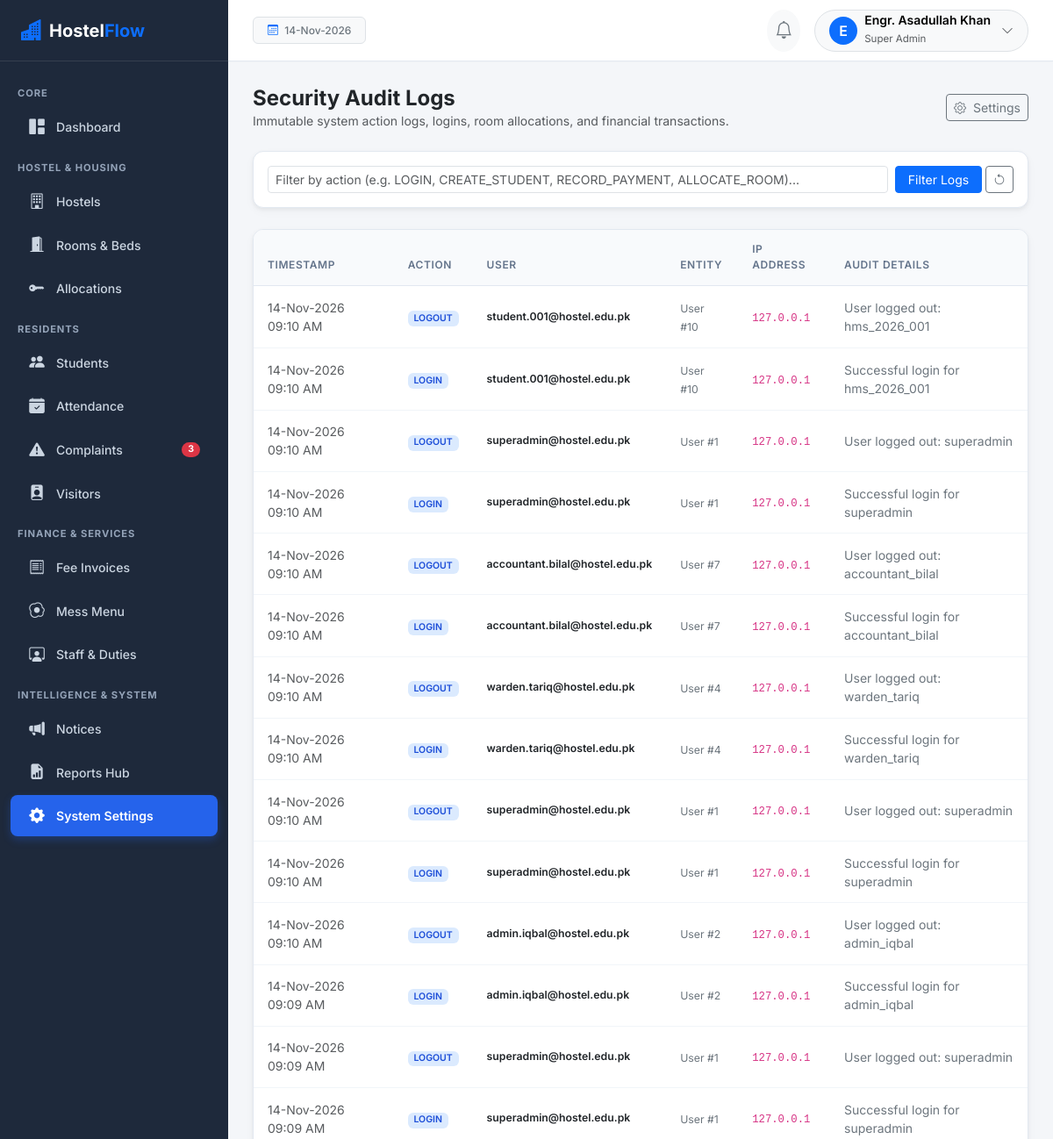
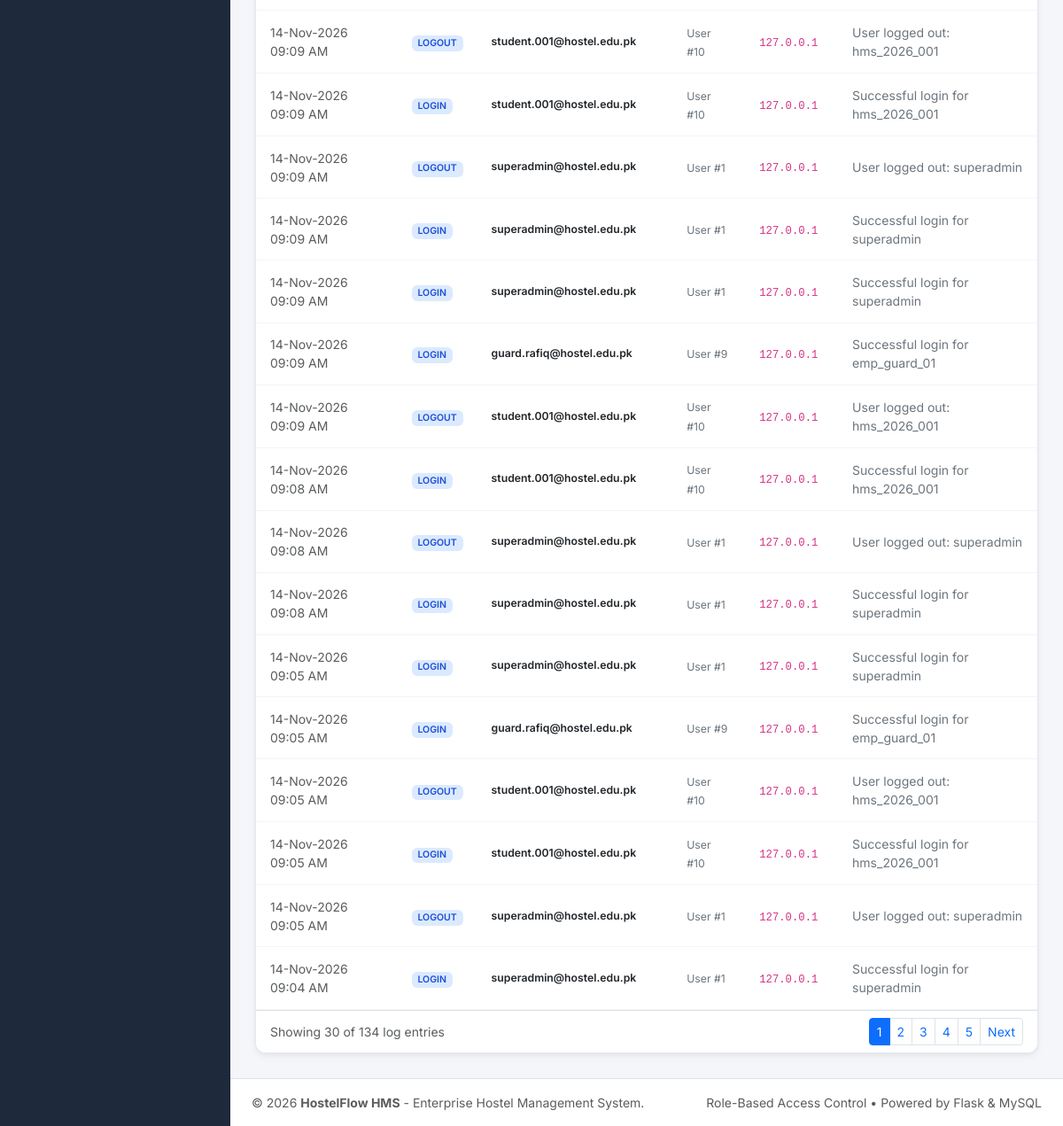
Page /settings/audit-logs (signed in) on the committed database (2 pictures, top to bottom).
### app/models/user.py (models this page shows, shortened)
class User(UserMixin, TimestampMixin, db.Model):
    __tablename__ = 'users'
    id = db.Column(db.Integer, primary_key=True)
    username = db.Column(db.String(80), unique=True, nullable=False, index=True)
    email = db.Column(db.String(120), unique=True, nullable=False, index=True)
    password_hash = db.Column(db.String(255), nullable=False)
    full_name = db.Column(db.String(120), nullable=False)
    avatar = db.Column(db.String(255), default='default_avatar.png')
    is_active = db.Column(db.Boolean, default=True, nullable=False)
    last_login = db.Column(db.DateTime)
    role_id = db.Column(db.Integer, db.ForeignKey('roles.id'), nullable=False)
    role = db.relationship('Role', back_populates='users')
    student_profile = db.relationship('Student', back_populates='user', uselist=False)
    employee_profile = db.relationship('Employee', back_populates='user', uselist=False)
    notifications = db.relationship('Notification', back_populates='user', lazy='dynamic', cascade='all, delete-orphan')
    audit_logs = db.relationship('AuditLog', back_populates='user', lazy='dynamic')
    def has_role(self, role_name):
        return self.role is not None and self.role.name.lower() == role_name.lower()
    @property
    def is_super_admin(self):
        return self.has_role('Super Admin')
    @property
    def is_student(self):
        return self.has_role('Student')
    @property
    def is_staff(self):
        return self.has_role('Staff')

class Role(db.Model):
    __tablename__ = 'roles'
    id = db.Column(db.Integer, primary_key=True)
    name = db.Column(db.String(50), unique=True, nullable=False)
    description = db.Column(db.String(255))
    users = db.relationship('User', back_populates='role', lazy='dynamic')

### app/models/system.py (models this page shows, shortened)
class AuditLog(TimestampMixin, db.Model):
    __tablename__ = 'audit_logs'
    id = db.Column(db.Integer, primary_key=True)
    user_id = db.Column(db.Integer, db.ForeignKey('users.id'), nullable=True)
    user_email = db.Column(db.String(120))
    action = db.Column(db.String(100), nullable=False)  # CREATE_STUDENT, ALLOCATE_ROOM, RECORD_PAYMENT, etc.
    entity_type = db.Column(db.String(50))  # Student, Room, Payment, etc.
    entity_id = db.Column(db.String(50))
    ip_address = db.Column(db.String(50))
    details = db.Column(db.Text)
    user = db.relationship('User', back_populates='audit_logs')

### app/routes/settings.py (the view)
@settings_bp.route('/audit-logs')
@login_required
@role_required('Super Admin', 'Hostel Admin')
def audit_logs():
    page = request.args.get('page', 1, type=int)
    action_filter = request.args.get('action', '').strip()
    query = AuditLog.query
    if action_filter:
        query = query.filter(AuditLog.action.ilike(f"%{action_filter}%"))
    pagination = query.order_by(AuditLog.created_at.desc()).paginate(page=page, per_page=30, error_out=False)
    return render_template('settings/audit_logs.html', pagination=pagination, logs=pagination.items, action_filter=action_filter)

### app/__init__.py (called while the page is built)
@login_manager.user_loader
def load_user(user_id):
    return User.query.get(int(user_id))

### app/services/auth_service.py (called while the page is built)
def role_required(*roles):
    def decorator(f):
        @wraps(f)
        def decorated_function(*args, **kwargs):
            if not current_user.is_authenticated:
                return redirect(url_for('auth.login', next=request.url))
            if current_user.is_super_admin:
                return f(*args, **kwargs)
            user_role = current_user.role.name if current_user.role else ''
            if user_role not in roles:
                flash("You do not have administrative permission to access this resource.", "danger")
                abort(403)
            return f(*args, **kwargs)
        return decorated_function
    return decorator

### app/templates/settings/audit_logs.html (shortened to what this page needs)
{% extends "base.html" %}
{% block content %}
<div class="d-flex flex-column flex-md-row justify-content-between align-items-md-center gap-2 mb-4">
  <div>
    <h4 class="fw-bold mb-0 text-dark">Security Audit Logs</h4>
    <p class="text-muted small mb-0">Immutable system action logs, logins, room allocations, and financial transactions.</p>
  </div>
  <a href="{{ url_for('settings.general_settings') }}" class="btn btn-outline-secondary btn-sm">
    <i class="bi bi-gear me-1"></i> Settings
  </a>
</div>
<div class="card card-saas mb-4">
  <div class="card-body p-3">
    <form method="GET" class="row g-2 align-items-center">
      <div class="col-md-10">
        <input type="text" name="action" class="form-control form-control-sm" placeholder="Filter by action (e.g. LOGIN, CREATE_STUDENT, RECORD_PAYMENT, ALLOCATE_ROOM)..." value="{{ action_filter }}">
      </div>
      <div class="col-md-2 d-flex gap-1">
        <button type="submit" class="btn btn-primary btn-sm w-100">Filter Logs</button>
        <a href="{{ url_for('settings.audit_logs') }}" class="btn btn-outline-secondary btn-sm"><i class="bi bi-arrow-counterclockwise"></i></a>
      </div>
    </form>
  </div>
</div>
<div class="card card-saas">
  <div class="table-responsive">
    <table class="table table-custom table-hover align-middle mb-0">
      <thead>
        <tr>
          <th>Timestamp</th>
          <th>Action</th>
          <th>User</th>
          <th>Entity</th>
          <th>IP Address</th>
          <th>Audit Details</th>
        </tr>
      </thead>
      <tbody>
        {% for log in logs %}
          <tr>
            <td class="small text-muted">{{ log.created_at|datetime_format }}</td>
            <td><span class="badge badge-soft-primary fw-semibold">{{ log.action }}</span></td>
            <td>
              <div class="small fw-semibold text-dark">{{ log.user_email }}</div>
            </td>
            <td>
              {% if log.entity_type %}
                <span class="small text-secondary">{{ log.entity_type }} #{{ log.entity_id or '' }}</span>
              {% else %}
                <span class="text-muted small">-</span>
              {% endif %}
            </td>
            <td><code class="small">{{ log.ip_address }}</code></td>
            <td class="small text-secondary">{{ log.details or '-' }}</td>
          </tr>
        {% else %}
          <tr><td colspan="6" class="text-center py-4 text-muted">No audit logs recorded.</td></tr>
        {% endfor %}
      </tbody>
    </table>
  </div>
  {% if pagination.pages > 1 %}
    <div class="card-footer bg-white border-top d-flex justify-content-between align-items-center py-2 px-3">
      <small class="text-muted">Showing {{ logs|length }} of {{ pagination.total }} log entries</small>
      <nav>
        <ul class="pagination pagination-sm mb-0">
          {% for p in pagination.iter_pages() %}
            {% if p %}
              <li class="page-item {% if p == pagination.page %}active{% endif %}">
                <a class="page-link" href="{{ url_for('settings.audit_logs', page=p, action=action_filter) }}">{{ p }}</a>
              </li>
            {% endif %}
          {% endfor %}
          {% if pagination.has_next %}
            <li class="page-item"><a class="page-link" href="{{ url_for('settings.audit_logs', page=pagination.next_num, action=action_filter) }}">Next</a></li>
          {% endif %}
        </ul>
      </nav>
    </div>
  {% endif %}
</div>
{% endblock %}

### app/templates/base.html (shortened to what this page needs)
<!DOCTYPE html>
<html lang="en">
<head>
  <link href="https://cdn.jsdelivr.net/npm/bootstrap@5.3.3/dist/css/bootstrap.min.css" rel="stylesheet">
  <link rel="stylesheet" href="https://cdn.jsdelivr.net/npm/bootstrap-icons@1.11.3/font/bootstrap-icons.min.css">
  <link rel="stylesheet" href="{{ url_for('static', filename='css/style.css') }}">
</head>
<body>
<div class="d-flex" id="wrapper">
  <div id="sidebar-wrapper">
    <div class="sidebar-brand">
      <i class="bi bi-buildings-fill text-primary me-2 fs-4"></i>
      <span>Hostel<span class="text-primary">Flow</span></span>
    </div>
    <div class="py-3">
      {% if current_user.is_authenticated and not current_user.is_student and not current_user.is_staff %}
        <div class="sidebar-heading">Core</div>
        <a href="{{ url_for('dashboard.index') }}" class="nav-link-custom {% if request.endpoint and request.endpoint == 'dashboard.index' %}active{% endif %}">
          <i class="bi bi-grid-1x2-fill"></i> Dashboard
        </a>
        <div class="sidebar-heading">Hostel & Housing</div>
        <a href="{{ url_for('hostels.list_hostels') }}" class="nav-link-custom {% if request.endpoint and 'hostels' in request.endpoint %}active{% endif %}">
          <i class="bi bi-building"></i> Hostels
        </a>
        <a href="{{ url_for('rooms.list_rooms') }}" class="nav-link-custom {% if request.endpoint and 'rooms' in request.endpoint %}active{% endif %}">
          <i class="bi bi-door-open-fill"></i> Rooms & Beds
        </a>
        <a href="{{ url_for('allocations.list_allocations') }}" class="nav-link-custom {% if request.endpoint and 'allocations' in request.endpoint %}active{% endif %}">
          <i class="bi bi-key-fill"></i> Allocations
        </a>
        <div class="sidebar-heading">Residents</div>
        <a href="{{ url_for('students.list_students') }}" class="nav-link-custom {% if request.endpoint and 'students' in request.endpoint %}active{% endif %}">
          <i class="bi bi-people-fill"></i> Students
        </a>
        <a href="{{ url_for('attendance.index') }}" class="nav-link-custom {% if request.endpoint and 'attendance' in request.endpoint %}active{% endif %}">
          <i class="bi bi-calendar-check-fill"></i> Attendance
        </a>
        <a href="{{ url_for('complaints.list_complaints') }}" class="nav-link-custom {% if request.endpoint and 'complaints' in request.endpoint %}active{% endif %}">
          <i class="bi bi-exclamation-triangle-fill"></i> Complaints
          {% if pending_complaints_count > 0 %}
            <span class="badge bg-danger rounded-pill ms-auto">{{ pending_complaints_count }}</span>
          {% endif %}
        </a>
        <a href="{{ url_for('visitors.list_visitors') }}" class="nav-link-custom {% if request.endpoint and 'visitors' in request.endpoint %}active{% endif %}">
          <i class="bi bi-person-badge-fill"></i> Visitors
        </a>
        <div class="sidebar-heading">Finance & Services</div>
        <a href="{{ url_for('fees.list_invoices') }}" class="nav-link-custom {% if request.endpoint and 'fees' in request.endpoint %}active{% endif %}">
          <i class="bi bi-receipt"></i> Fee Invoices
        </a>
        <a href="{{ url_for('mess.weekly_menu') }}" class="nav-link-custom {% if request.endpoint and 'mess' in request.endpoint %}active{% endif %}">
          <i class="bi bi-egg-fried"></i> Mess Menu
        </a>
        <a href="{{ url_for('staff.list_employees') }}" class="nav-link-custom {% if request.endpoint and 'staff' in request.endpoint %}active{% endif %}">
          <i class="bi bi-person-workspace"></i> Staff & Duties
        </a>
        <div class="sidebar-heading">Intelligence & System</div>
        <a href="{{ url_for('announcements.list_announcements') }}" class="nav-link-custom {% if request.endpoint and 'announcements' in request.endpoint %}active{% endif %}">
          <i class="bi bi-megaphone-fill"></i> Notices
        </a>
        <a href="{{ url_for('reports.index') }}" class="nav-link-custom {% if request.endpoint and 'reports' in request.endpoint %}active{% endif %}">
          <i class="bi bi-file-earmark-bar-graph-fill"></i> Reports Hub
        </a>
        {% if current_user.is_super_admin %}
          <a href="{{ url_for('settings.general_settings') }}" class="nav-link-custom {% if request.endpoint and 'settings' in request.endpoint %}active{% endif %}">
            <i class="bi bi-gear-fill"></i> System Settings
          </a>
        {% endif %}
      {% endif %}
    </div>
  </div>
  <div id="page-content-wrapper">
    <nav class="navbar top-navbar d-flex align-items-center justify-content-between">
      <div class="d-flex align-items-center gap-3">
        <span class="badge bg-light text-secondary border px-3 py-2 fw-medium">
          <i class="bi bi-calendar3 me-1 text-primary"></i>
          {{ today_date|date_format }}
        </span>
      </div>
      <div class="d-flex align-items-center gap-3">
        <div class="dropdown">
          <button class="btn btn-light position-relative rounded-circle p-2" type="button" data-bs-toggle="dropdown" aria-expanded="false">
            <i class="bi bi-bell fs-5 text-secondary"></i>
          </button>
        </div>
        <div class="dropdown">
          <button class="btn btn-light rounded-pill border d-flex align-items-center gap-2 py-1 px-3" type="button" data-bs-toggle="dropdown" aria-expanded="false">
            <div class="rounded-circle bg-primary text-white d-flex align-items-center justify-content-center" style="width: 32px; height: 32px; font-weight: 600;">
              {{ current_user.full_name[:1] if current_user.is_authenticated else 'U' }}
            </div>
            <div class="text-start d-none d-sm-block">
              <div class="fw-semibold small lh-1">{{ current_user.full_name if current_user.is_authenticated else 'User' }}</div>
              <small class="text-muted" style="font-size: 0.72rem;">{{ current_user.role.name if current_user.is_authenticated and current_user.role else 'Guest' }}</small>
            </div>
            <i class="bi bi-chevron-down text-muted small ms-1"></i>
          </button>
        </div>
      </div>
    </nav>
    <main class="main-body">
      {% block content %}{% endblock %}
    </main>
    <footer class="bg-white border-top py-3 px-4 text-center text-muted small no-print">
      <div class="d-flex flex-column flex-sm-row justify-content-between align-items-center">
        <span>&copy; {{ 2026 }} <strong>HostelFlow HMS</strong> - Enterprise Hostel Management System.</span>
        <span class="mt-1 mt-sm-0">Role-Based Access Control &bull; Powered by Flask & MySQL</span>
      </div>
    </footer>
  </div>
</div>
</body>
</html>

### app/static/css/style.css (style rules this page uses)
:root { --primary-color: #0d6efd; --primary-dark: #0a58ca; --primary-light: #e7f1ff; --secondary-color: #495057; --success-color: #198754; --danger-color: #dc3545; --warning-color: #ffc107; --info-color: #0dcaf0; --body-bg: #f4f6f9; --sidebar-bg: #1e293b; --sidebar-hover: #334155; --sidebar-active: #2563eb; --card-shadow: 0 0.125rem 0.25rem rgba(0, 0, 0, 0.05), 0 0.25rem 0.75rem rgba(0, 0, 0, 0.03); --card-border-radius: 0.75rem; }
body { font-family: 'Inter', -apple-system, BlinkMacSystemFont, "Segoe UI", Roboto, "Helvetica Neue", Arial, sans-serif; background-color: var(--body-bg); color: #334155; min-height: 100vh; }
#sidebar-wrapper { min-height: 100vh; width: 260px; background-color: var(--sidebar-bg); color: #e2e8f0; transition: all 0.3s ease; z-index: 1000; }
#sidebar-wrapper .sidebar-brand { height: 70px; display: flex; align-items: center; padding: 0 1.5rem; font-size: 1.25rem; font-weight: 700; color: #ffffff; border-bottom: 1px solid rgba(255, 255, 255, 0.1); }
.sidebar-heading { padding: 0.75rem 1.25rem 0.25rem; font-size: 0.7rem; text-transform: uppercase; font-weight: 700; letter-spacing: 0.08em; color: #94a3b8; }
.nav-link-custom { display: flex; align-items: center; gap: 0.75rem; padding: 0.65rem 1.25rem; color: #cbd5e1; text-decoration: none; font-size: 0.88rem; font-weight: 500; border-radius: 0.5rem; margin: 0.15rem 0.75rem; transition: all 0.2s ease; }
.nav-link-custom.active { background-color: var(--sidebar-active); color: #ffffff; font-weight: 600; box-shadow: 0 4px 10px rgba(37, 99, 235, 0.3); }
.nav-link-custom i { font-size: 1.1rem; width: 20px; text-align: center; }
#page-content-wrapper { flex: 1; min-width: 0; display: flex; flex-direction: column; }
.top-navbar { height: 70px; background-color: #ffffff; border-bottom: 1px solid #e2e8f0; padding: 0 1.75rem; box-shadow: 0 1px 3px rgba(0, 0, 0, 0.02); }
.main-body { padding: 1.75rem; flex: 1; }
.card-saas { background: #ffffff; border-radius: var(--card-border-radius); border: 1px solid #e2e8f0; box-shadow: var(--card-shadow); overflow: hidden; }
.table-custom { margin-bottom: 0; }
.table-custom th { background-color: #f8fafc; color: #64748b; font-weight: 600; font-size: 0.75rem; text-transform: uppercase; letter-spacing: 0.05em; border-top: none; border-bottom: 1px solid #e2e8f0; padding: 0.85rem 1rem; }
.table-custom td { padding: 0.85rem 1rem; vertical-align: middle; border-bottom: 1px solid #f1f5f9; font-size: 0.875rem; }
.badge-soft-primary { background-color: #dbeafe; color: #1d4ed8; }

### rows in the picture
User: is_active+full_name "E", is_active+full_name "Engr. Asadullah Khan", role "Super Admin"
AuditLog: created_at "14-Nov-2026 09:10 AM", action "LOGOUT", user_email "student.001@hostel.edu.pk", entity_type "User", entity "10", ip_address "127.0.0.1", details "User logged out: hms_2026_001"
AuditLog: created_at "14-Nov-2026 09:10 AM", action "LOGIN", user_email "student.001@hostel.edu.pk", entity_type "User", entity "10", ip_address "127.0.0.1", details "Successful login for hms_2026_001"
AuditLog: created_at "14-Nov-2026 09:10 AM", action "LOGOUT", user_email "superadmin@hostel.edu.pk", entity_type "User", entity "1", ip_address "127.0.0.1", details "User logged out: superadmin"
AuditLog: created_at "14-Nov-2026 09:10 AM", action "LOGIN", user_email "superadmin@hostel.edu.pk", entity_type "User", entity "1", ip_address "127.0.0.1", details "Successful login for superadmin"
AuditLog: created_at "14-Nov-2026 09:10 AM", action "LOGOUT", user_email "accountant.bilal@hostel.edu.pk", entity_type "User", entity "7", ip_address "127.0.0.1", details "User logged out: accountant_bilal"
AuditLog: created_at "14-Nov-2026 09:10 AM", action "LOGIN", user_email "accountant.bilal@hostel.edu.pk", entity_type "User", entity "7", ip_address "127.0.0.1", details "Successful login for accountant_bilal"
AuditLog: created_at "14-Nov-2026 09:10 AM", action "LOGOUT", user_email "warden.tariq@hostel.edu.pk", entity_type "User", entity "4", ip_address "127.0.0.1", details "User logged out: warden_tariq"
AuditLog: created_at "14-Nov-2026 09:10 AM", action "LOGIN", user_email "warden.tariq@hostel.edu.pk", entity_type "User", entity "4", ip_address "127.0.0.1", details "Successful login for warden_tariq"
AuditLog: created_at "14-Nov-2026 09:10 AM", action "LOGOUT", user_email "superadmin@hostel.edu.pk", entity_type "User", entity "1", ip_address "127.0.0.1", details "User logged out: superadmin"
AuditLog: created_at "14-Nov-2026 09:10 AM", action "LOGIN", user_email "superadmin@hostel.edu.pk", entity_type "User", entity "1", ip_address "127.0.0.1", details "Successful login for superadmin"
AuditLog: created_at "14-Nov-2026 09:10 AM", action "LOGOUT", user_email "admin.iqbal@hostel.edu.pk", entity_type "User", entity "2", ip_address "127.0.0.1", details "User logged out: admin_iqbal"
AuditLog: created_at "14-Nov-2026 09:09 AM", action "LOGIN", user_email "admin.iqbal@hostel.edu.pk", entity_type "User", entity "2", ip_address "127.0.0.1", details "Successful login for admin_iqbal"
AuditLog: created_at "14-Nov-2026 09:09 AM", action "LOGOUT", user_email "superadmin@hostel.edu.pk", entity_type "User", entity "1", ip_address "127.0.0.1", details "User logged out: superadmin"
AuditLog: created_at "14-Nov-2026 09:09 AM", action "LOGIN", user_email "superadmin@hostel.edu.pk", entity_type "User", entity "1", ip_address "127.0.0.1", details "Successful login for superadmin"
AuditLog: created_at "14-Nov-2026 09:09 AM", action "LOGOUT", user_email "student.001@hostel.edu.pk", entity_type "User", entity "10", ip_address "127.0.0.1", details "User logged out: hms_2026_001"
AuditLog: created_at "14-Nov-2026 09:09 AM", action "LOGIN", user_email "student.001@hostel.edu.pk", entity_type "User", entity "10", ip_address "127.0.0.1", details "Successful login for hms_2026_001"
AuditLog: created_at "14-Nov-2026 09:09 AM", action "LOGOUT", user_email "superadmin@hostel.edu.pk", entity_type "User", entity "1", ip_address "127.0.0.1", details "User logged out: superadmin"
AuditLog: created_at "14-Nov-2026 09:09 AM", action "LOGIN", user_email "superadmin@hostel.edu.pk", entity_type "User", entity "1", ip_address "127.0.0.1", details "Successful login for superadmin"
AuditLog: created_at "14-Nov-2026 09:09 AM", action "LOGIN", user_email "superadmin@hostel.edu.pk", entity_type "User", entity "1", ip_address "127.0.0.1", details "Successful login for superadmin"
AuditLog: created_at "14-Nov-2026 09:09 AM", action "LOGIN", user_email "guard.rafiq@hostel.edu.pk", entity_type "User", entity "9", ip_address "127.0.0.1", details "Successful login for emp_guard_01"
AuditLog: created_at "14-Nov-2026 09:09 AM", action "LOGOUT", user_email "student.001@hostel.edu.pk", entity_type "User", entity "10", ip_address "127.0.0.1", details "User logged out: hms_2026_001"
AuditLog: created_at "14-Nov-2026 09:08 AM", action "LOGIN", user_email "student.001@hostel.edu.pk", entity_type "User", entity "10", ip_address "127.0.0.1", details "Successful login for hms_2026_001"
AuditLog: created_at "14-Nov-2026 09:08 AM", action "LOGOUT", user_email "superadmin@hostel.edu.pk", entity_type "User", entity "1", ip_address "127.0.0.1", details "User logged out: superadmin"
AuditLog: created_at "14-Nov-2026 09:08 AM", action "LOGIN", user_email "superadmin@hostel.edu.pk", entity_type "User", entity "1", ip_address "127.0.0.1", details "Successful login for superadmin"
AuditLog: created_at "14-Nov-2026 09:05 AM", action "LOGIN", user_email "superadmin@hostel.edu.pk", entity_type "User", entity "1", ip_address "127.0.0.1", details "Successful login for superadmin"
AuditLog: created_at "14-Nov-2026 09:05 AM", action "LOGIN", user_email "guard.rafiq@hostel.edu.pk", entity_type "User", entity "9", ip_address "127.0.0.1", details "Successful login for emp_guard_01"
AuditLog: created_at "14-Nov-2026 09:05 AM", action "LOGOUT", user_email "student.001@hostel.edu.pk", entity_type "User", entity "10", ip_address "127.0.0.1", details "User logged out: hms_2026_001"
AuditLog: created_at "14-Nov-2026 09:05 AM", action "LOGIN", user_email "student.001@hostel.edu.pk", entity_type "User", entity "10", ip_address "127.0.0.1", details "Successful login for hms_2026_001"
AuditLog: created_at "14-Nov-2026 09:05 AM", action "LOGOUT", user_email "superadmin@hostel.edu.pk", entity_type "User", entity "1", ip_address "127.0.0.1", details "User logged out: superadmin"
AuditLog: created_at "14-Nov-2026 09:04 AM", action "LOGIN", user_email "superadmin@hostel.edu.pk", entity_type "User", entity "1", ip_address "127.0.0.1", details "Successful login for superadmin"

### other values in the picture
{{ pending_complaints_count }} "3"
{{ logs|length }} "30"
{{ pagination.total }} "134"
{{ p }} "1" "2" "3" "4" "5"
{{ 2026 }} "2026"
